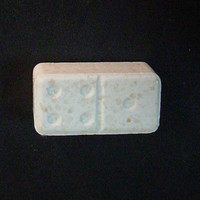
#> input picture imagens remedio/Domino/3117_lg.jpg, 200 x 200 px, found by its file name
$ python limiarizacao.py   (older library calls are emulated)
#> lines starting #> are read from the running program, lines starting #| are printed output that depends on the picture; after the words box and inside, x2 and y2 are one past the last pixel; in counts of white or black regions, pixels touching at a corner belong together
import matplotlib.pyplot as plt
import numpy as np
from skimage.io import imread
from scipy import ndimage
from collections import deque
from scipy import signal as sg

def obterSemente(image):
    # Sabemos que a pilula esta sempre no centro da imagem
    # A semente sera um retangulo no centro
    w, h = image.shape
    p = 10. # p e uma porcentagem da altura e da largura

    pos_ini_x_mrk = int(w/2 - p*w/100.)
    pos_ini_y_mrk = int(h/2 - p*h/100.)
    pos_fim_x_mrk = int(w/2 + p*w/100.)
    pos_fim_y_mrk = int(h/2 + p*h/100.)

    # Semente e uma imagem do mesmo tamanho que img, contendo zeros
    semente = np.zeros(shape=(w,h), dtype=np.uint8)
    # acrescenta um retangulo central de pixels = 255
    semente[pos_ini_x_mrk:pos_fim_x_mrk, pos_ini_y_mrk:pos_fim_y_mrk] = 255

    return semente

def vizinhos(x, y, w, h):
    lista = deque()

    pontos = [(x-1,y), (x+1, y), (x,y-1), (x,y+1),
              (x-1,y+1), (x+1, y+1), (x-1,y-1), (x+1,y-1),
             ]
    for p in pontos:
        if (p[0]>=0 and p[1]>=0 and p[0]<w and p[1]<h):
            lista.append((p[0], p[1]))

    return lista

def crescerRegiao(image, reg, epsilon=5):
    w, h = image.shape

    fila = deque()
    for x in range(w):
        for y in range(h):
            if reg[x,y]==255:
                fila.append((x,y))

    while fila:
        ponto = fila.popleft()
        x = ponto[0]
        y = ponto[1]

        v_list = vizinhos(x, y, w, h)
        for v in v_list:
            v_x = v[0]
            v_y = v[1]
            if( (reg[v_x][v_y]!=255) and (abs(image[x][y]-image[v_x][v_y])<epsilon)):
                reg[v_x][v_y] = 255
                fila.append((v_x,v_y))

    print('entrou')
    return reg

def plots(p1, p2):
    fig = plt.figure(figsize=(9,3), dpi=80)
    a = fig.add_subplot(1,3,1)
    a.axis('off')
    plt.imshow(p1, cmap=plt.cm.gray)
    a.set_title('Original')

    a = fig.add_subplot(1,3,2)
    a.axis('off')
    plt.imshow(p2, cmap=plt.cm.gray)
    a.set_title('Cresc.Regiao')

    a = fig.add_subplot(1,3,3)
    a.axis('off')
    plt.imshow(p1, cmap=plt.cm.gray)
    plt.imshow(p2, alpha=0.5)
    a.set_title('Cresc.Regiao')

    plt.show()

	# Leitura Imagem
img1 = imread('C:\\Users\\jbati\\source\\repos\\PDI_Remedios\\imagens remedio\\Domino\\3117_lg.jpg', as_grey=True)
#> img1: shape (200, 200) float64; min 0.00333, max 0.896, mean 0.222
img1 = (img1 * 255).round().astype(np.uint8)

semente = obterSemente(img1)
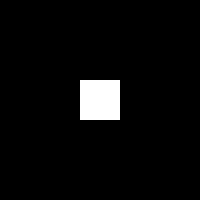
#> semente: shape (200, 200); 4% white; 1 white region, box (x1, y1, x2, y2) and area: (80, 80, 120, 120) 1600

media3 = [[1./9., 1./9., 1./9.],
          [1./9., 1./9., 1./9.],
          [1./9., 1./9., 1./9.]]

c_media = sg.convolve(img1, media3, "valid")
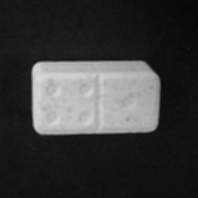
#> c_media: shape (198, 198) float64; min 7, max 217.7, mean 57.3


regiao = crescerRegiao(c_media, semente, epsilon=10)
#> after the loop in crescerRegiao, `while fila:`:
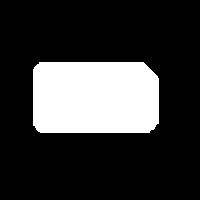
#> reg: shape (200, 200); 21.8% white; 1 white region, box (x1, y1, x2, y2) and area: (33, 62, 159, 133) 8729

plots(c_media, regiao)
#> in plots, `plt.show()`:
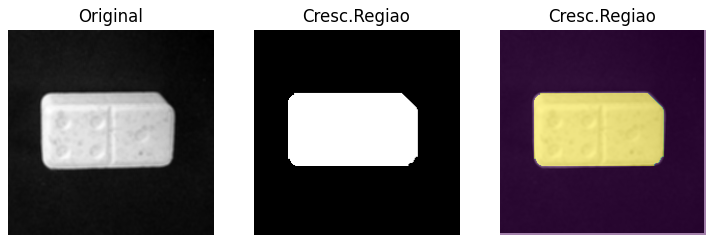
#> figure drawn by matplotlib, 3 panels

$ run again, with imagens remedio/Domino/3642_lg.jpg copied over imagens remedio/Domino/3117_lg.jpg
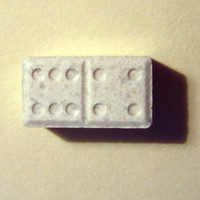
#> input picture imagens remedio/Domino/3642_lg.jpg, 200 x 200 px, found by its file name
#> semente: shape (200, 200); 4% white; 1 white region, box (x1, y1, x2, y2) and area: (80, 80, 120, 120) 1600
#> `c_media = sg.convolve(img1, media3, "valid")`:
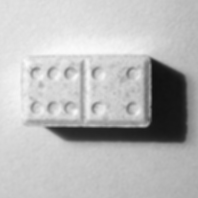
#> c_media: shape (198, 198) float64; min 16.44, max 250.7, mean 185.3
#> after the loop in crescerRegiao, `while fila:`:
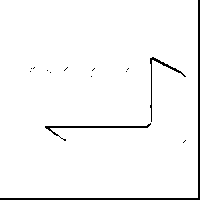
#> reg: shape (200, 200); 96.9% white; 14 black regions (11 under 20 px), largest, box (x1, y1, x2, y2) and area: (0, 0, 200, 200) 796, (45, 123, 151, 141) 248, (150, 57, 186, 122) 162

$ run again, with imagens remedio/Domino/3654_lg.jpg copied over imagens remedio/Domino/3117_lg.jpg
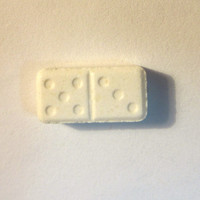
#> input picture imagens remedio/Domino/3654_lg.jpg, 200 x 200 px, found by its file name
#> semente: shape (200, 200); 4% white; 1 white region, box (x1, y1, x2, y2) and area: (80, 80, 120, 120) 1600
#> after the loop in crescerRegiao, `while fila:`:
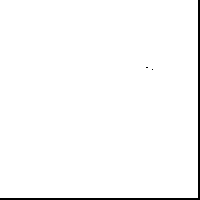
#> reg: shape (200, 200); 98% white; 3 black regions (2 under 20 px), largest, box (x1, y1, x2, y2) and area: (0, 0, 200, 200) 796
#> in plots, `plt.show()`:
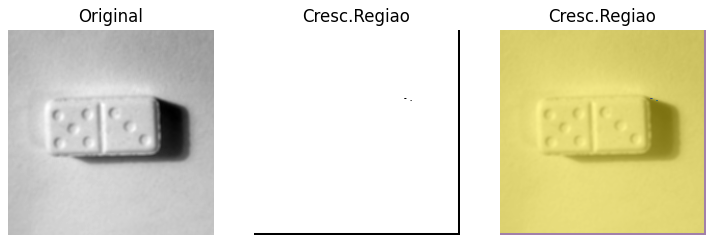
#> figure drawn by matplotlib, 3 panels
